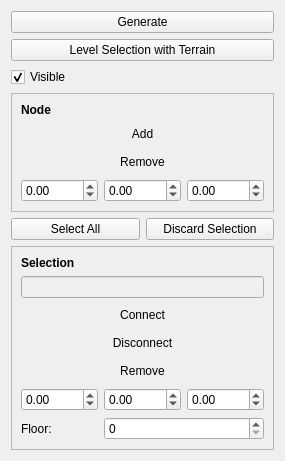
          <widget class="QWidget" name="waypointsPage">
           <property name="geometry">
            <rect>
             <x>0</x>
             <y>0</y>
             <width>285</width>
             <height>431</height>
            </rect>
           </property>
           <attribute name="label">
            <string>Waypoints</string>
           </attribute>
           <layout class="QGridLayout" name="gridLayout_7">
            <item row="2" column="0" colspan="2">
             <widget class="QCheckBox" name="waypointVisible">
              <property name="text">
               <string>Visible</string>
              </property>
              <property name="checked">
               <bool>true</bool>
              </property>
             </widget>
            </item>
            <item row="7" column="0" colspan="2">
             <widget class="QFrame" name="waypointEditor">
              <property name="frameShape">
               <enum>QFrame::StyledPanel</enum>
              </property>
              <property name="frameShadow">
               <enum>QFrame::Raised</enum>
              </property>
              <layout class="QGridLayout" name="gridLayout_8">
               <item row="4" column="0" colspan="3">
                <widget class="QPushButton" name="waypointConnect">
                 <property name="text">
                  <string>Connect</string>
                 </property>
                 <property name="flat">
                  <bool>true</bool>
                 </property>
                </widget>
               </item>
               <item row="0" column="0">
                <widget class="QLabel" name="label_2">
                 <property name="text">
                  <string>&lt;b&gt;Selection&lt;/b&gt;</string>
                 </property>
                </widget>
               </item>
               <item row="7" column="1">
                <widget class="QDoubleSpinBox" name="waypointSelY">
                 <property name="minimum">
                  <double>-999.000000000000000</double>
                 </property>
                 <property name="maximum">
                  <double>999.000000000000000</double>
                 </property>
                </widget>
               </item>
               <item row="7" column="2">
                <widget class="QDoubleSpinBox" name="waypointSelZ">
                 <property name="minimum">
                  <double>-999.000000000000000</double>
                 </property>
                 <property name="maximum">
                  <double>999.000000000000000</double>
                 </property>
                </widget>
               </item>
               <item row="7" column="0">
                <widget class="QDoubleSpinBox" name="waypointSelX">
                 <property name="minimum">
                  <double>-999.000000000000000</double>
                 </property>
                 <property name="maximum">
                  <double>999.000000000000000</double>
                 </property>
                 <property name="value">
                  <double>0.000000000000000</double>
                 </property>
                </widget>
               </item>
               <item row="3" column="0" colspan="3">
                <widget class="QLineEdit" name="waypointSelection">
                 <property name="enabled">
                  <bool>false</bool>
                 </property>
                </widget>
               </item>
               <item row="5" column="0" colspan="3">
                <widget class="QPushButton" name="waypointDisconnect">
                 <property name="text">
                  <string>Disconnect</string>
                 </property>
                 <property name="flat">
                  <bool>true</bool>
                 </property>
                </widget>
               </item>
               <item row="6" column="0" colspan="3">
                <widget class="QPushButton" name="waypointSelDelete">
                 <property name="text">
                  <string>Remove</string>
                 </property>
                 <property name="flat">
                  <bool>true</bool>
                 </property>
                </widget>
               </item>
               <item row="8" column="1" colspan="2">
                <widget class="QSpinBox" name="waypointSelFloor"/>
               </item>
               <item row="8" column="0">
                <widget class="QLabel" name="label_9">
                 <property name="text">
                  <string>Floor:</string>
                 </property>
                </widget>
               </item>
              </layout>
             </widget>
            </item>
            <item row="4" column="1">
             <widget class="QPushButton" name="waypointDiscardSelection">
              <property name="text">
               <string>Discard Selection</string>
              </property>
             </widget>
            </item>
            <item row="4" column="0">
             <widget class="QPushButton" name="waypointSelectAll">
              <property name="text">
               <string>Select All</string>
              </property>
             </widget>
            </item>
            <item row="0" column="0" colspan="2">
             <widget class="QPushButton" name="waypointGenerate">
              <property name="text">
               <string>Generate</string>
              </property>
             </widget>
            </item>
            <item row="3" column="0" colspan="2">
             <widget class="QFrame" name="frame">
              <property name="frameShape">
               <enum>QFrame::StyledPanel</enum>
              </property>
              <property name="frameShadow">
               <enum>QFrame::Raised</enum>
              </property>
              <layout class="QGridLayout" name="gridLayout_9">
               <item row="3" column="0">
                <widget class="QDoubleSpinBox" name="waypointX">
                 <property name="minimum">
                  <double>-9999.000000000000000</double>
                 </property>
                 <property name="maximum">
                  <double>9999.000000000000000</double>
                 </property>
                </widget>
               </item>
               <item row="1" column="0" colspan="3">
                <widget class="QPushButton" name="waypointAdd">
                 <property name="text">
                  <string>Add</string>
                 </property>
                 <property name="flat">
                  <bool>true</bool>
                 </property>
                </widget>
               </item>
               <item row="3" column="1">
                <widget class="QDoubleSpinBox" name="waypointY">
                 <property name="minimum">
                  <double>-9999.000000000000000</double>
                 </property>
                 <property name="maximum">
                  <double>9999.000000000000000</double>
                 </property>
                </widget>
               </item>
               <item row="3" column="2">
                <widget class="QDoubleSpinBox" name="waypointZ">
                 <property name="minimum">
                  <double>-9999.000000000000000</double>
                 </property>
                 <property name="maximum">
                  <double>9999.000000000000000</double>
                 </property>
                </widget>
               </item>
               <item row="2" column="0" colspan="3">
                <widget class="QPushButton" name="waypointRemove">
                 <property name="text">
                  <string>Remove</string>
                 </property>
                 <property name="flat">
                  <bool>true</bool>
                 </property>
                </widget>
               </item>
               <item row="0" column="0">
                <widget class="QLabel" name="label">
                 <property name="text">
                  <string>&lt;b&gt;Node&lt;/b&gt;</string>
                 </property>
                </widget>
               </item>
              </layout>
             </widget>
            </item>
            <item row="8" column="0" colspan="2">
             <spacer name="verticalSpacer">
              <property name="orientation">
               <enum>Qt::Vertical</enum>
              </property>
              <property name="sizeHint" stdset="0">
               <size>
                <width>20</width>
                <height>40</height>
               </size>
              </property>
             </spacer>
            </item>
            <item row="1" column="0" colspan="2">
             <widget class="QPushButton" name="waypointSyncTerrain">
              <property name="text">
               <string>Level Selection with Terrain</string>
              </property>
             </widget>
            </item>
           </layout>
          </widget>
